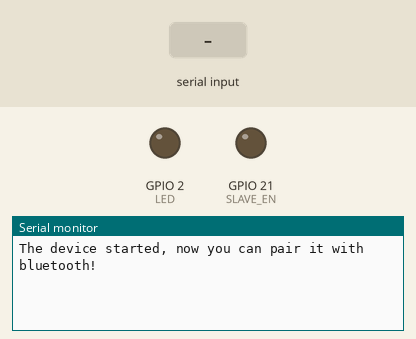
This sketch was run on a simulated ESP32. Parts: output pins drawn as LEDs (lit = HIGH), the last lines printed to the serial monitor. The inputs (shaded band) are chosen by the test bench. Nothing arrives over Bluetooth unless stated.

Above: at 1.2 s.
1.3 s: "data 1 : \n" received over Serial
At 1.8 s:
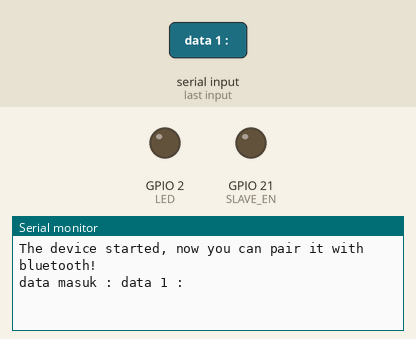
2.8 s: "#\n" received over Serial
At 3.7 s:
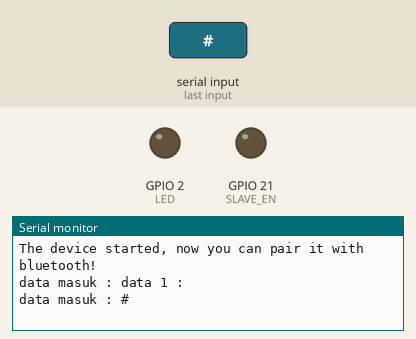
4.3 s: "@\n" received over Serial
At 4.9 s:
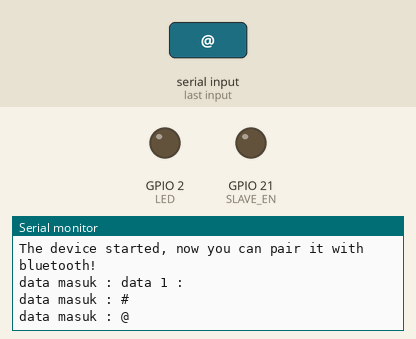

The sketch:

sketch_oct29a.ino
```cpp
#define LED       2
#define SLAVE_EN  21

String dataIn;
String dt[10];
int i;
boolean parsing = false;

//=================Bluetooth=================
#include "BluetoothSerial.h"

#if !defined(CONFIG_BT_ENABLED) || !defined(CONFIG_BLUEDROID_ENABLED)
#error Bluetooth is not enabled! Please run `make menuconfig` to and enable it
#endif

BluetoothSerial SerialBT;

void setup() {
  pinMode(LED , OUTPUT);                        // Declare LED pin as output
  pinMode(SLAVE_EN , OUTPUT);                   // Declare Enable pin as output
  Serial.begin(9600);                           // set serial communication baudrate
  digitalWrite(SLAVE_EN , LOW);                 // Make Enable pin low
  // Receiving mode ON
  dataIn = "";


  SerialBT.begin("ESP32test"); //Bluetooth device name
  Serial.println("The device started, now you can pair it with bluetooth!");
  SerialBT.println("Inclinometer Siap");
}
unsigned long waktu = 0;
void loop() {
  //  SerialBT.println("Inclinometer Siap bro");
  digitalWrite(SLAVE_EN , LOW);
  if (Serial.available() > 0)
  {
    char inChar = (char)Serial.read();
    dataIn += inChar;
    if (inChar == '\n') {
      parsing = true;
    }
  }
  if (parsing)
  {
    parsingData();
    parsing = false;
    dataIn = "";
  }
  waktu = millis();
  if (waktu - millis() > 500) {
    SerialBT.print("yaw   = ");
    SerialBT.print(dt[1].toFloat());
    SerialBT.print("\n");
    SerialBT.print("pitch = ");
    SerialBT.print(dt[2].toFloat());
    SerialBT.print("\n");
    SerialBT.print("roll  = ");
    SerialBT.print(dt[3].toFloat());
    SerialBT.print("\n\n");
    waktu=millis();
  }
}
void parsingData()
{
  int j = 0;
  //kirim data yang telah diterima sebelumnya
  Serial.print("data masuk : ");
  Serial.print(dataIn);
  Serial.print("\n");
  //  SerialBT.write(dataIn);
  //inisialisasi variabel, (reset isi variabel)
  dt[j] = "";
  //proses parsing data
  for (i = 0; i < dataIn.length(); i++)
  {
    //pengecekan tiap karakter dengan karakter (#) dan (,)
    if ((dataIn[i] == '#') || (dataIn[i] == '@') || (dataIn[i] == '='))
    {
      //increment variabel j, digunakan untuk merubah index array penampung
      j++;
      dt[j] = ""; //inisialisasi variabel array dt[j]
    }
    else
    {
      //proses tampung data saat pengecekan karakter selesai.
      dt[j] = dt[j] + dataIn[i];
    }
  }
  //kirim data hasil parsing
  //  Serial.print("data 1 : ");
  //  Serial.print(dt[0]);
  //  Serial.print("\n");
  //  Serial.print("yaw   = ");
  //  Serial.print(dt[1].toFloat());
  //  Serial.print("\n");
  //  Serial.print("pitch = ");
  //  Serial.print(dt[2].toFloat());
  //  Serial.print("\n");
  //  Serial.print("roll  = ");
  //  Serial.print(dt[3].toFloat());
  //  Serial.print("\n");
  //  Serial.print("data 5 : ");
  //  Serial.print(dt[4]);
  //  Serial.print("\n\n");


  //  SerialBT.print("data 1 : ");
  //  SerialBT.print(dt[0]);
  //  SerialBT.print("\n");
  SerialBT.print("yaw   = ");
  SerialBT.print(dt[1].toFloat());
  SerialBT.print("\n");
  SerialBT.print("pitch = ");
  SerialBT.print(dt[2].toFloat());
  SerialBT.print("\n");
  SerialBT.print("roll  = ");
  SerialBT.print(dt[3].toFloat());
  SerialBT.print("\n\n");
  //delay(1000);
}
```

Measured:
- after the input at 1.3 s, the serial monitor: prints a new line at once (image 1)
- after the input at 2.8 s, the serial monitor: prints a new line at once (image 2)
- after the input at 4.3 s, the serial monitor: prints a new line at once (image 3)
